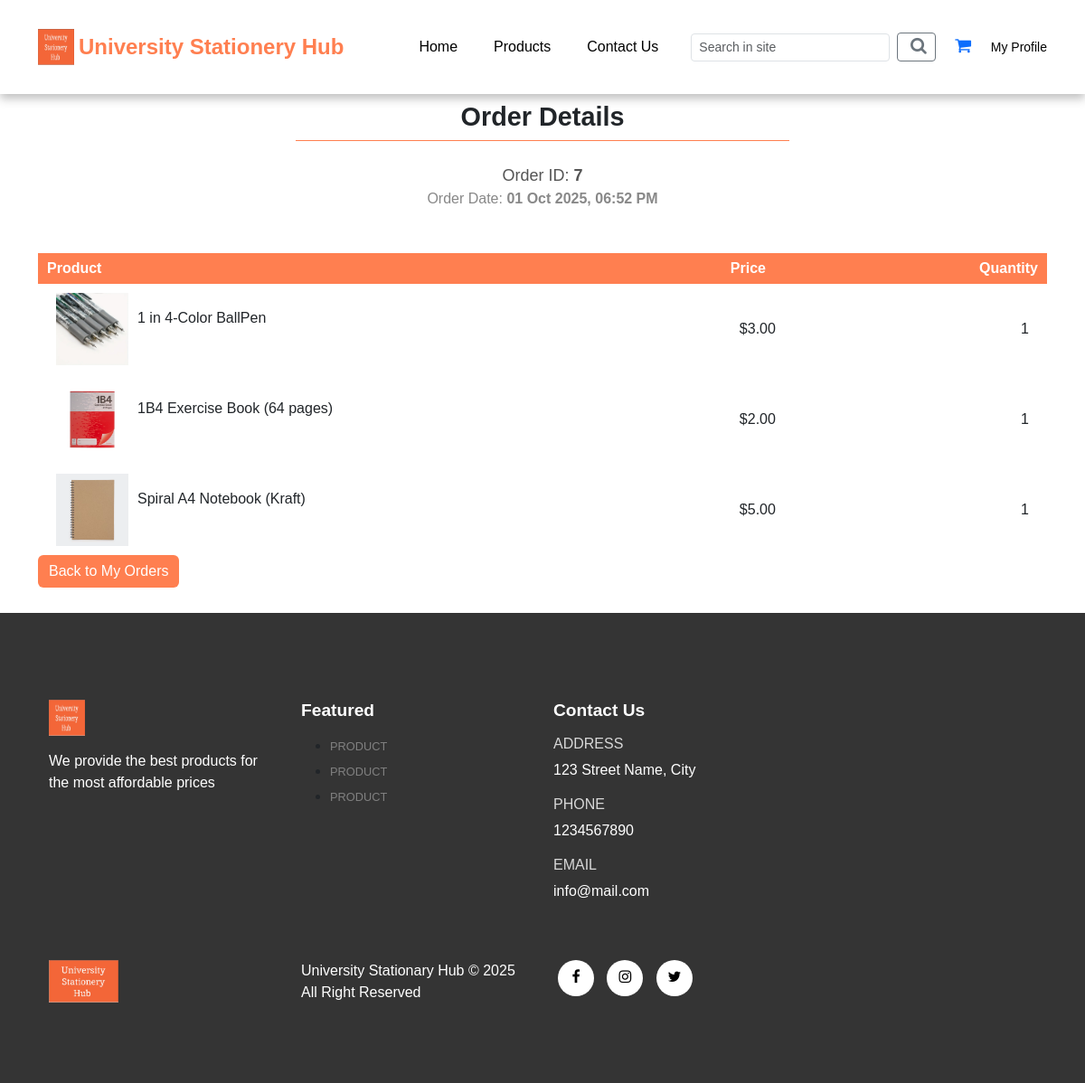
/order_details.php?order_id=7 (signed in), run on the app's committed database.
### tables this page shows
CREATE TABLE `orders` (
  `order_id` int(11) NOT NULL,
  `order_cost` decimal(6,2) NOT NULL,
  `order_status` varchar(20) NOT NULL DEFAULT 'on_hold',
  `user_id` int(11) NOT NULL,
  `user_phone` varchar(255) NOT NULL,
  `user_city` varchar(255) NOT NULL,
  `user_address` varchar(255) NOT NULL,
  `order_date` datetime NOT NULL DEFAULT current_timestamp()
);

CREATE TABLE `order_items` (
  `item_id` int(11) NOT NULL,
  `order_id` int(11) NOT NULL,
  `product_id` int(11) NOT NULL,
  `product_name` varchar(255) NOT NULL,
  `product_image` varchar(255) NOT NULL,
  `product_price` decimal(6,2) NOT NULL,
  `product_quantity` int(11) NOT NULL,
  `user_id` int(11) NOT NULL,
  `order_date` datetime NOT NULL DEFAULT current_timestamp()
);

### order_details.php (the view, shortened to what this page needs)
<?php
include('layouts/header.php');
include('server/connection.php');
if (isset($_POST['order_id'])) {
    $order_id = $_POST['order_id'];
    $order_status = isset($_POST['order_status']) ? $_POST['order_status'] : null;
} elseif (isset($_GET['order_id'])) {
    $order_id = $_GET['order_id'];
    $order_status = null;
} else {
    header('location: account.php');
    exit;
}
$order_date = '';
if ($order_status === null) {
    $stmt_status = $conn->prepare("SELECT order_status, order_date FROM orders WHERE order_id = ? LIMIT 1");
    $stmt_status->bind_param('i', $order_id);
    $stmt_status->execute();
    $result_status = $stmt_status->get_result();
    if ($row_status = $result_status->fetch_assoc()) {
        $order_date = $row_status['order_date'];
    } else {
        $order_status = '';
        $order_date = '';
    }
}
$stmt = $conn->prepare("SELECT * FROM order_items WHERE order_id = ?");
$stmt->bind_param('i', $order_id);
$stmt->execute();
$order_details = $stmt->get_result();
?>
<section id="orders" class="orders container my-5 py-3">
    <div class="container mt-5">
        <h2 class="font-weight-bold text-center">Order Details</h2>
        <hr class="mx-auto" />
        <p class="text-center" style="font-size:18px; color:#555; margin-bottom:0;">Order ID:
            <strong><?php echo htmlspecialchars($order_id); ?></strong></p>
        <?php if (!empty($order_date)): ?>
            <p class="text-center" style="font-size:16px; color:#888; margin-bottom:0;">Order Date:
                <strong><?php echo date('d M Y, h:i A', strtotime($order_date)); ?></strong></p>
        <?php endif; ?>
    </div>
    <table class="mt-5 pt-5 mx-auto">
        <tr>
            <th>Product</th>
            <th>Price</th>
            <th>Quantity</th>
        </tr>
        <?php foreach ($order_details as $row) { ?>
            <tr>
                <td>
                    <div class="product-info">
                        <img src="assets/imgs/<?php echo $row['product_image']; ?>" alt="" />
                        <div>
                            <p class="mt-3"><?php echo $row['product_name']; ?></p>
                        </div>
                    </div>
                </td>
                <td>
                    <span>$<?php echo $row['product_price']; ?></span>
                </td>
                <td>
                    <span><?php echo $row['product_quantity']; ?></span>
                </td>
            </tr>
        <?php } ?>
    </table>
    <a href="my_orders.php" class="btn btn-secondary"
        style="float: left; background-color: #FF7F50; color: #fff; border: none;">Back to My Orders</a>
</section>
<?php include('layouts/footer.php') ?>

### assets/css/style.css (style rules this page uses)
* { margin: 0; padding: 0; box-sizing: border-box; }
body { font-family: "Poppins", sans-serif; }
h2 { font-size: 1.8rem; font-weight: 600; }
hr { width: 50%; margin: 5px auto; text-align: center; padding: 10px; border-top: 1px solid coral; opacity: 1; }
td:last-child { text-align: right; }
th:last-child { text-align: right; }
.orders table { width: 100%; border-collapse: collapse; }
.orders .product-info { display: flex; flex-wrap: wrap; }
.orders th { padding: 5px 10px; color: white; background-color: coral; }
.orders td { padding: 10px 20px; }
.orders td img { width: 80px; height: 80px; margin-right: 10px; }

### data on the page
orders: order_date "01 Oct 2025, 06:52 PM"
order_items: product_image (picture), product_name "1 in 4-Color BallPen", product_price "3.00", product_quantity "1"
order_items: product_image (picture), product_name "1B4 Exercise Book (64 pages)", product_price "2.00", product_quantity "1"
order_items: product_image (picture), product_name "Spiral A4 Notebook (Kraft)", product_price "5.00", product_quantity "1"

### other printed values
$order_id "7"
